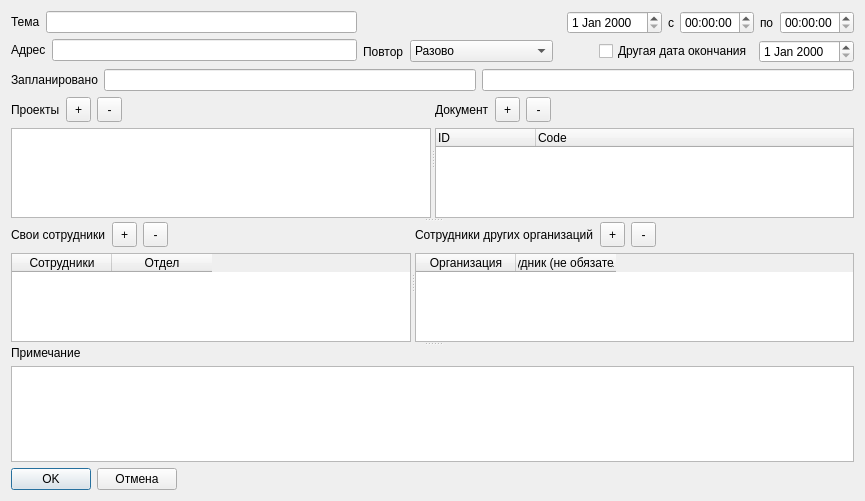
<?xml version="1.0" encoding="UTF-8"?>
<ui version="4.0">
 <class>NewMeeting</class>
 <widget class="QDialog" name="NewMeeting">
  <property name="geometry">
   <rect>
    <x>0</x>
    <y>0</y>
    <width>865</width>
    <height>501</height>
   </rect>
  </property>
  <property name="windowTitle">
   <string>Dialog</string>
  </property>
  <layout class="QVBoxLayout" name="verticalLayout_8">
   <item>
    <layout class="QHBoxLayout" name="horizontalLayout_11">
     <item>
      <layout class="QVBoxLayout" name="verticalLayout">
       <item>
        <layout class="QHBoxLayout" name="horizontalLayout">
         <item>
          <widget class="QLabel" name="label">
           <property name="text">
            <string>Тема</string>
           </property>
          </widget>
         </item>
         <item>
          <widget class="QLineEdit" name="le_subject"/>
         </item>
        </layout>
       </item>
       <item>
        <layout class="QHBoxLayout" name="horizontalLayout_2">
         <item>
          <widget class="QLabel" name="label_2">
           <property name="text">
            <string>Адрес</string>
           </property>
          </widget>
         </item>
         <item>
          <widget class="QLineEdit" name="le_address"/>
         </item>
        </layout>
       </item>
      </layout>
     </item>
     <item>
      <layout class="QVBoxLayout" name="verticalLayout_3">
       <item>
        <layout class="QHBoxLayout" name="horizontalLayout_3">
         <item>
          <spacer name="horizontalSpacer">
           <property name="orientation">
            <enum>Qt::Horizontal</enum>
           </property>
           <property name="sizeHint" stdset="0">
            <size>
             <width>40</width>
             <height>20</height>
            </size>
           </property>
          </spacer>
         </item>
         <item>
          <widget class="QDateEdit" name="de_currentdate"/>
         </item>
         <item>
          <widget class="QLabel" name="label_11">
           <property name="text">
            <string>с</string>
           </property>
          </widget>
         </item>
         <item>
          <widget class="QTimeEdit" name="timeEdit_begin"/>
         </item>
         <item>
          <widget class="QLabel" name="label_12">
           <property name="text">
            <string>по</string>
           </property>
          </widget>
         </item>
         <item>
          <widget class="QTimeEdit" name="timeEdit_end"/>
         </item>
        </layout>
       </item>
       <item>
        <layout class="QHBoxLayout" name="horizontalLayout_4">
         <item>
          <widget class="QLabel" name="label_6">
           <property name="text">
            <string>Повтор</string>
           </property>
          </widget>
         </item>
         <item>
          <widget class="QComboBox" name="comboBox">
           <property name="sizeAdjustPolicy">
            <enum>QComboBox::AdjustToContents</enum>
           </property>
           <item>
            <property name="text">
             <string>Разово</string>
            </property>
           </item>
           <item>
            <property name="text">
             <string>Ежедневно</string>
            </property>
           </item>
           <item>
            <property name="text">
             <string>Еженедельно</string>
            </property>
           </item>
           <item>
            <property name="text">
             <string>Каждые две недели</string>
            </property>
           </item>
           <item>
            <property name="text">
             <string>Еженедельно</string>
            </property>
           </item>
           <item>
            <property name="text">
             <string>Каждые два месяца</string>
            </property>
           </item>
          </widget>
         </item>
         <item>
          <spacer name="horizontalSpacer_6">
           <property name="orientation">
            <enum>Qt::Horizontal</enum>
           </property>
           <property name="sizeHint" stdset="0">
            <size>
             <width>40</width>
             <height>20</height>
            </size>
           </property>
          </spacer>
         </item>
         <item>
          <widget class="QCheckBox" name="cB_date_other_end">
           <property name="text">
            <string>Другая дата окончания</string>
           </property>
          </widget>
         </item>
         <item>
          <widget class="QDateEdit" name="de_other_end"/>
         </item>
        </layout>
       </item>
      </layout>
     </item>
    </layout>
   </item>
   <item>
    <layout class="QHBoxLayout" name="horizontalLayout_10">
     <item>
      <widget class="QLabel" name="label_9">
       <property name="text">
        <string>Запланировано</string>
       </property>
      </widget>
     </item>
     <item>
      <widget class="QLineEdit" name="le_whoPlanning">
       <property name="sizePolicy">
        <sizepolicy hsizetype="MinimumExpanding" vsizetype="Fixed">
         <horstretch>0</horstretch>
         <verstretch>0</verstretch>
        </sizepolicy>
       </property>
      </widget>
     </item>
     <item>
      <widget class="QLineEdit" name="le_DateTime">
       <property name="enabled">
        <bool>true</bool>
       </property>
       <property name="sizePolicy">
        <sizepolicy hsizetype="Expanding" vsizetype="Fixed">
         <horstretch>0</horstretch>
         <verstretch>0</verstretch>
        </sizepolicy>
       </property>
       <property name="minimumSize">
        <size>
         <width>0</width>
         <height>0</height>
        </size>
       </property>
      </widget>
     </item>
    </layout>
   </item>
   <item>
    <widget class="QSplitter" name="splitter_4">
     <property name="orientation">
      <enum>Qt::Vertical</enum>
     </property>
     <widget class="QSplitter" name="splitter_3">
      <property name="orientation">
       <enum>Qt::Vertical</enum>
      </property>
      <widget class="QSplitter" name="splitter">
       <property name="orientation">
        <enum>Qt::Horizontal</enum>
       </property>
       <widget class="QWidget" name="layoutWidget">
        <layout class="QVBoxLayout" name="verticalLayout_4">
         <item>
          <layout class="QHBoxLayout" name="horizontalLayout_5">
           <item>
            <widget class="QLabel" name="label_8">
             <property name="text">
              <string>Проекты</string>
             </property>
            </widget>
           </item>
           <item>
            <widget class="QToolButton" name="tbPlus_Projects">
             <property name="sizePolicy">
              <sizepolicy hsizetype="Fixed" vsizetype="Fixed">
               <horstretch>0</horstretch>
               <verstretch>0</verstretch>
              </sizepolicy>
             </property>
             <property name="minimumSize">
              <size>
               <width>25</width>
               <height>25</height>
              </size>
             </property>
             <property name="toolTip">
              <string>Add users...</string>
             </property>
             <property name="text">
              <string>+</string>
             </property>
             <property name="icon">
              <iconset>
               <normaloff>:/some/ico/ico/plus.png</normaloff>:/some/ico/ico/plus.png</iconset>
             </property>
            </widget>
           </item>
           <item>
            <widget class="QToolButton" name="tbMinus_Projects">
             <property name="sizePolicy">
              <sizepolicy hsizetype="Fixed" vsizetype="Fixed">
               <horstretch>0</horstretch>
               <verstretch>0</verstretch>
              </sizepolicy>
             </property>
             <property name="minimumSize">
              <size>
               <width>25</width>
               <height>25</height>
              </size>
             </property>
             <property name="toolTip">
              <string>Delete users</string>
             </property>
             <property name="text">
              <string>-</string>
             </property>
             <property name="icon">
              <iconset>
               <normaloff>:/some/ico/ico/minus.png</normaloff>:/some/ico/ico/minus.png</iconset>
             </property>
            </widget>
           </item>
           <item>
            <spacer name="horizontalSpacer_2">
             <property name="orientation">
              <enum>Qt::Horizontal</enum>
             </property>
             <property name="sizeHint" stdset="0">
              <size>
               <width>40</width>
               <height>20</height>
              </size>
             </property>
            </spacer>
           </item>
          </layout>
         </item>
         <item>
          <widget class="QTableWidget" name="tW_Projects"/>
         </item>
        </layout>
       </widget>
       <widget class="QWidget" name="layoutWidget">
        <layout class="QVBoxLayout" name="verticalLayout_5">
         <item>
          <layout class="QHBoxLayout" name="horizontalLayout_6">
           <item>
            <widget class="QLabel" name="label_7">
             <property name="text">
              <string>Документ</string>
             </property>
            </widget>
           </item>
           <item>
            <widget class="QToolButton" name="tbPlus_Contracts">
             <property name="sizePolicy">
              <sizepolicy hsizetype="Fixed" vsizetype="Fixed">
               <horstretch>0</horstretch>
               <verstretch>0</verstretch>
              </sizepolicy>
             </property>
             <property name="minimumSize">
              <size>
               <width>25</width>
               <height>25</height>
              </size>
             </property>
             <property name="toolTip">
              <string>Add users...</string>
             </property>
             <property name="text">
              <string>+</string>
             </property>
             <property name="icon">
              <iconset>
               <normaloff>:/some/ico/ico/plus.png</normaloff>:/some/ico/ico/plus.png</iconset>
             </property>
            </widget>
           </item>
           <item>
            <widget class="QToolButton" name="tbMinus_Contracts">
             <property name="sizePolicy">
              <sizepolicy hsizetype="Fixed" vsizetype="Fixed">
               <horstretch>0</horstretch>
               <verstretch>0</verstretch>
              </sizepolicy>
             </property>
             <property name="minimumSize">
              <size>
               <width>25</width>
               <height>25</height>
              </size>
             </property>
             <property name="toolTip">
              <string>Delete users</string>
             </property>
             <property name="text">
              <string>-</string>
             </property>
             <property name="icon">
              <iconset>
               <normaloff>:/some/ico/ico/minus.png</normaloff>:/some/ico/ico/minus.png</iconset>
             </property>
            </widget>
           </item>
           <item>
            <spacer name="horizontalSpacer_3">
             <property name="orientation">
              <enum>Qt::Horizontal</enum>
             </property>
             <property name="sizeHint" stdset="0">
              <size>
               <width>40</width>
               <height>20</height>
              </size>
             </property>
            </spacer>
           </item>
          </layout>
         </item>
         <item>
          <widget class="QTreeWidget" name="treeWidget">
           <column>
            <property name="text">
             <string>ID</string>
            </property>
           </column>
           <column>
            <property name="text">
             <string>Code</string>
            </property>
           </column>
          </widget>
         </item>
        </layout>
       </widget>
      </widget>
      <widget class="QSplitter" name="splitter_2">
       <property name="orientation">
        <enum>Qt::Horizontal</enum>
       </property>
       <widget class="QWidget" name="layoutWidget">
        <layout class="QVBoxLayout" name="verticalLayout_6">
         <item>
          <layout class="QHBoxLayout" name="horizontalLayout_8">
           <item>
            <widget class="QLabel" name="label_4">
             <property name="text">
              <string>Свои сотрудники</string>
             </property>
            </widget>
           </item>
           <item>
            <widget class="QToolButton" name="tbPlus_nativeUsers">
             <property name="sizePolicy">
              <sizepolicy hsizetype="Fixed" vsizetype="Fixed">
               <horstretch>0</horstretch>
               <verstretch>0</verstretch>
              </sizepolicy>
             </property>
             <property name="minimumSize">
              <size>
               <width>25</width>
               <height>25</height>
              </size>
             </property>
             <property name="toolTip">
              <string>Add users...</string>
             </property>
             <property name="text">
              <string>+</string>
             </property>
             <property name="icon">
              <iconset>
               <normaloff>:/some/ico/ico/plus.png</normaloff>:/some/ico/ico/plus.png</iconset>
             </property>
            </widget>
           </item>
           <item>
            <widget class="QToolButton" name="tbMinus_nativeUsers">
             <property name="sizePolicy">
              <sizepolicy hsizetype="Fixed" vsizetype="Fixed">
               <horstretch>0</horstretch>
               <verstretch>0</verstretch>
              </sizepolicy>
             </property>
             <property name="minimumSize">
              <size>
               <width>25</width>
               <height>25</height>
              </size>
             </property>
             <property name="toolTip">
              <string>Delete users</string>
             </property>
             <property name="text">
              <string>-</string>
             </property>
             <property name="icon">
              <iconset>
               <normaloff>:/some/ico/ico/minus.png</normaloff>:/some/ico/ico/minus.png</iconset>
             </property>
            </widget>
           </item>
           <item>
            <spacer name="horizontalSpacer_4">
             <property name="orientation">
              <enum>Qt::Horizontal</enum>
             </property>
             <property name="sizeHint" stdset="0">
              <size>
               <width>40</width>
               <height>20</height>
              </size>
             </property>
            </spacer>
           </item>
          </layout>
         </item>
         <item>
          <widget class="QTableWidget" name="tW_nativeUsers">
           <property name="contextMenuPolicy">
            <enum>Qt::CustomContextMenu</enum>
           </property>
           <property name="editTriggers">
            <set>QAbstractItemView::NoEditTriggers</set>
           </property>
           <property name="selectionBehavior">
            <enum>QAbstractItemView::SelectRows</enum>
           </property>
           <property name="sortingEnabled">
            <bool>true</bool>
           </property>
           <attribute name="horizontalHeaderHighlightSections">
            <bool>false</bool>
           </attribute>
           <attribute name="horizontalHeaderShowSortIndicator" stdset="0">
            <bool>false</bool>
           </attribute>
           <attribute name="verticalHeaderVisible">
            <bool>false</bool>
           </attribute>
           <column>
            <property name="text">
             <string>Сотрудники</string>
            </property>
           </column>
           <column>
            <property name="text">
             <string>Отдел</string>
            </property>
           </column>
          </widget>
         </item>
        </layout>
       </widget>
       <widget class="QWidget" name="layoutWidget">
        <layout class="QVBoxLayout" name="verticalLayout_7">
         <item>
          <layout class="QHBoxLayout" name="horizontalLayout_9">
           <item>
            <widget class="QLabel" name="label_5">
             <property name="text">
              <string>Сотрудники других организаций</string>
             </property>
            </widget>
           </item>
           <item>
            <widget class="QToolButton" name="tbPlus_otherUsers">
             <property name="sizePolicy">
              <sizepolicy hsizetype="Fixed" vsizetype="Fixed">
               <horstretch>0</horstretch>
               <verstretch>0</verstretch>
              </sizepolicy>
             </property>
             <property name="minimumSize">
              <size>
               <width>25</width>
               <height>25</height>
              </size>
             </property>
             <property name="toolTip">
              <string>Add users...</string>
             </property>
             <property name="text">
              <string>+</string>
             </property>
             <property name="icon">
              <iconset>
               <normaloff>:/some/ico/ico/plus.png</normaloff>:/some/ico/ico/plus.png</iconset>
             </property>
            </widget>
           </item>
           <item>
            <widget class="QToolButton" name="tbMinus_otherUsers">
             <property name="sizePolicy">
              <sizepolicy hsizetype="Fixed" vsizetype="Fixed">
               <horstretch>0</horstretch>
               <verstretch>0</verstretch>
              </sizepolicy>
             </property>
             <property name="minimumSize">
              <size>
               <width>25</width>
               <height>25</height>
              </size>
             </property>
             <property name="toolTip">
              <string>Delete users</string>
             </property>
             <property name="text">
              <string>-</string>
             </property>
             <property name="icon">
              <iconset>
               <normaloff>:/some/ico/ico/minus.png</normaloff>:/some/ico/ico/minus.png</iconset>
             </property>
            </widget>
           </item>
           <item>
            <spacer name="horizontalSpacer_5">
             <property name="orientation">
              <enum>Qt::Horizontal</enum>
             </property>
             <property name="sizeHint" stdset="0">
              <size>
               <width>40</width>
               <height>20</height>
              </size>
             </property>
            </spacer>
           </item>
          </layout>
         </item>
         <item>
          <widget class="QTableWidget" name="tW_Customers">
           <column>
            <property name="text">
             <string>Организация</string>
            </property>
           </column>
           <column>
            <property name="text">
             <string>Сотрудник (не обязательно)</string>
            </property>
           </column>
          </widget>
         </item>
        </layout>
       </widget>
      </widget>
     </widget>
     <widget class="QWidget" name="verticalLayoutWidget">
      <layout class="QVBoxLayout" name="verticalLayout_2">
       <item>
        <widget class="QLabel" name="label_3">
         <property name="text">
          <string>Примечание</string>
         </property>
        </widget>
       </item>
       <item>
        <widget class="QTextEdit" name="te_apendix"/>
       </item>
      </layout>
     </widget>
    </widget>
   </item>
   <item>
    <layout class="QHBoxLayout" name="horizontalLayout_7">
     <item>
      <widget class="QPushButton" name="btn_OK">
       <property name="text">
        <string>OK</string>
       </property>
      </widget>
     </item>
     <item>
      <widget class="QPushButton" name="btn_Cancel">
       <property name="text">
        <string>Отмена</string>
       </property>
      </widget>
     </item>
     <item>
      <spacer name="horizontalSpacer_7">
       <property name="orientation">
        <enum>Qt::Horizontal</enum>
       </property>
       <property name="sizeHint" stdset="0">
        <size>
         <width>40</width>
         <height>20</height>
        </size>
       </property>
      </spacer>
     </item>
    </layout>
   </item>
  </layout>
  <action name="actionDelete">
   <property name="text">
    <string>Delete</string>
   </property>
  </action>
  <action name="actionProperties">
   <property name="text">
    <string>User properties</string>
   </property>
  </action>
  <action name="actionCreate">
   <property name="text">
    <string>Create</string>
   </property>
  </action>
  <zorder></zorder>
  <zorder>splitter_4</zorder>
  <zorder></zorder>
  <zorder></zorder>
 </widget>
 <resources/>
 <connections/>
</ui>
